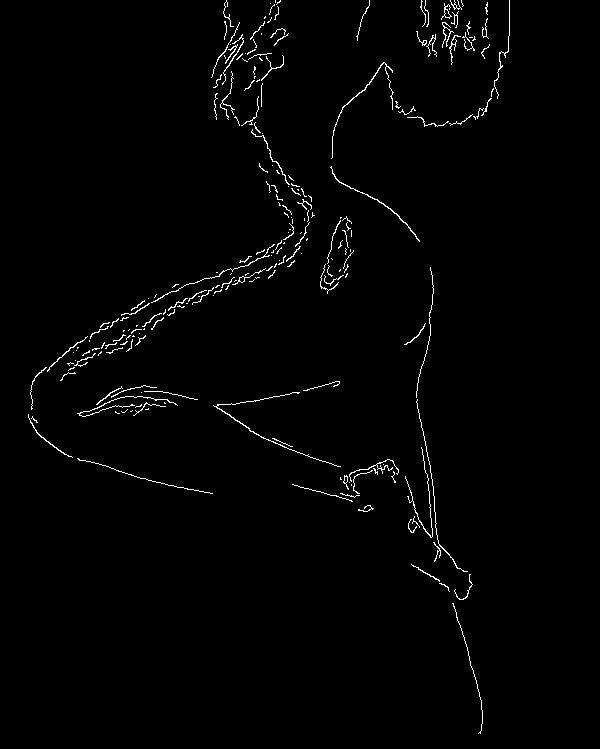
#> input picture examples/scince/autoCany/orig_auto.jpg, 600 x 749 px
$ python -i autoCany.py   (imports and definitions only)
#> lines starting #> are read from the running program, lines starting #| are printed output that depends on the picture; after the words box and inside, x2 and y2 are one past the last pixel; in counts of white or black regions, pixels touching at a corner belong together
#!/usr/bin/python3
## автоматически получить контур изображения

# https://hub.docker.com/r/elenaalexandrovna/opencv-python3/~/dockerfile/
#sudo pip3.4 install matplotlib
#sudo apt-get install python3.4-tk

def internalWork(imagePath):
#> called with imagePath = 'orig_auto.jpg'
	import numpy as np
	import cv2

	def auto_canny(image, sigma=0.33):
		# compute the median of the single channel pixel intensities
		v = np.median(image)

		# apply automatic Canny edge detection using the computed median
		lower = int(max(0, (1.0 - sigma) * v))
		upper = int(min(255, (1.0 + sigma) * v))
		edged = cv2.Canny(image, lower, upper)

		# return the edged image
		return edged

	image = cv2.imread(imagePath)
#> image is the input picture: shape (749, 600, 3); min 0, max 255, mean 3.6
	gray = cv2.cvtColor(image, cv2.COLOR_BGR2GRAY)
	blurred = cv2.GaussianBlur(gray, (3, 3), 0)

	# apply Canny edge detection using a wide threshold, tight
	# threshold, and automatically determined threshold
	wide = cv2.Canny(blurred, 10, 200)
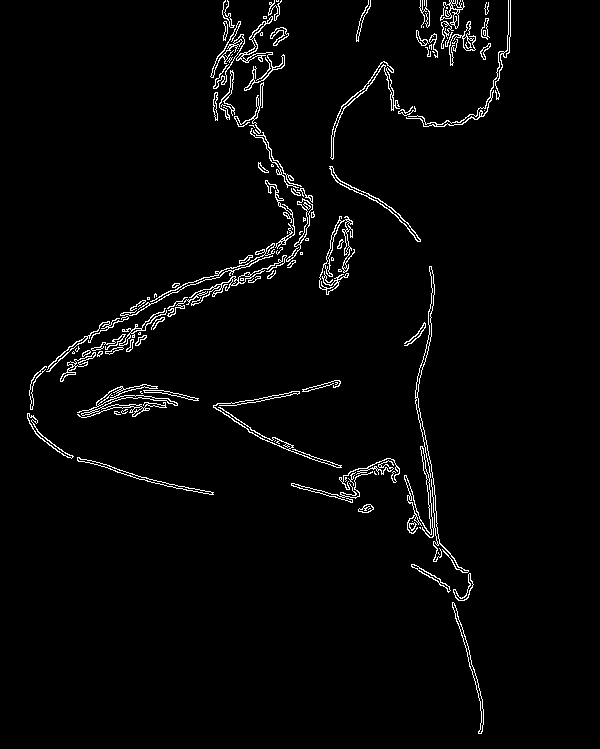
#> wide: shape (749, 600); 2.7% white in thin lines or dots, all inside (x1, y1, x2, y2) = (27, 0, 511, 734)
	tight = cv2.Canny(blurred, 225, 250)
	auto = auto_canny(blurred)
#> in auto_canny, `v = np.median(image)`: v = 0
#> in auto_canny, `edged = cv2.Canny(image, lower, upper)`:
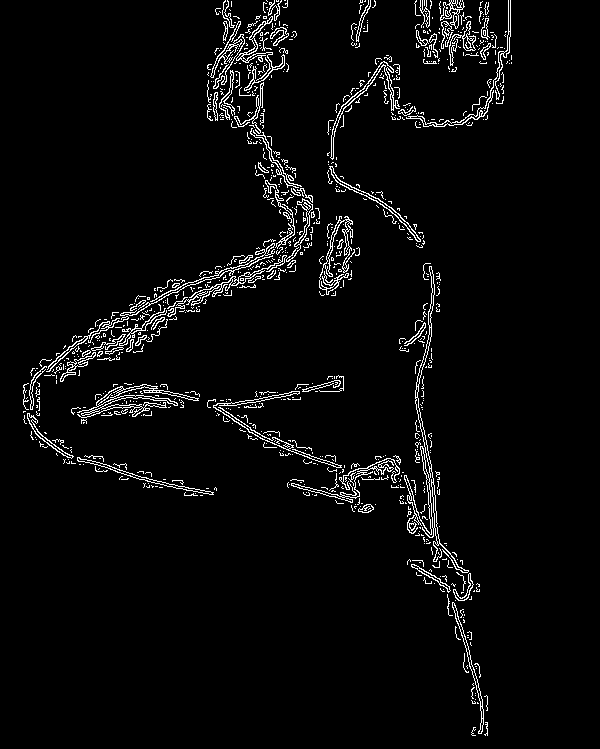
#> edged: shape (749, 600); 3.8% white in thin lines or dots, all inside (x1, y1, x2, y2) = (23, 0, 512, 736)

	# [15 lines of commented-out code are left out]

	return auto, wide, tight

def acapella():
	import ap
	import cv2

	#privaryKey = ap.args['imgKV']
	kvUrl='http://api.acapella.ru:5678/acapelladb/v2/kv/keys/pavlovma007:temp:image?&n=3&r=2&w=2'

	imagedataCell=ap.new_io('{"command":"kv"}' , kvUrl)
	print('imagedataCell', imagedataCell)
	print('imagedataCell value=',ap.tvm_get(imagedataCell))

	# [16 lines of commented-out code are left out]

	ap.io_commit()

# [1 line not run here, left out]

>>> result = internalWork('orig_auto.jpg')

$ run again, on examples/scince/autoCany/orig_tight.jpg
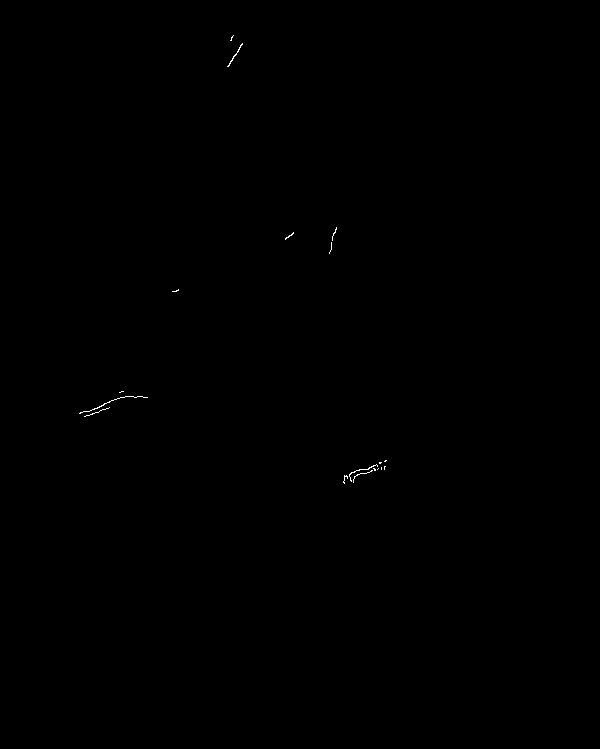
#> input picture examples/scince/autoCany/orig_tight.jpg, 600 x 749 px
#> in internalWork, image is the input picture: shape (749, 600, 3); min 0, max 255, mean 0.2
#> in internalWork, `wide = cv2.Canny(blurred, 10, 200)`:
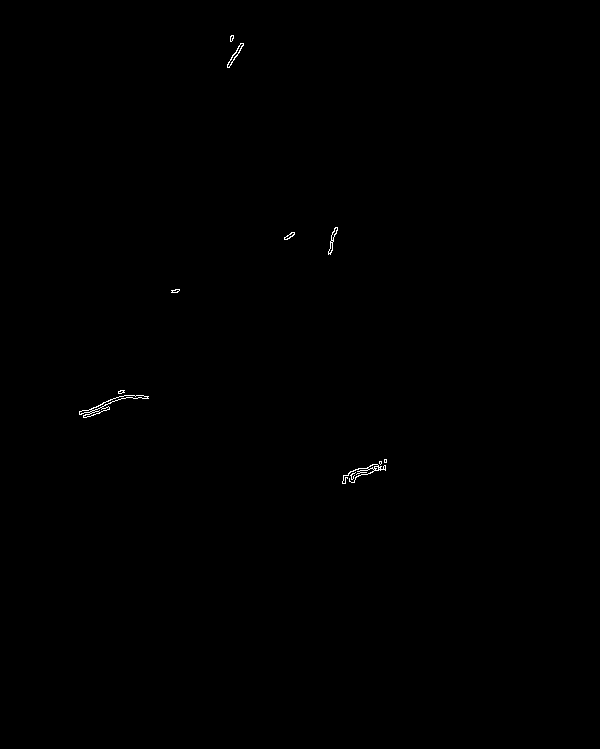
#> wide: shape (749, 600); 0.14% white in thin lines or dots, all inside (x1, y1, x2, y2) = (79, 35, 387, 484)
#> v = 0
#> in auto_canny, `edged = cv2.Canny(image, lower, upper)`:
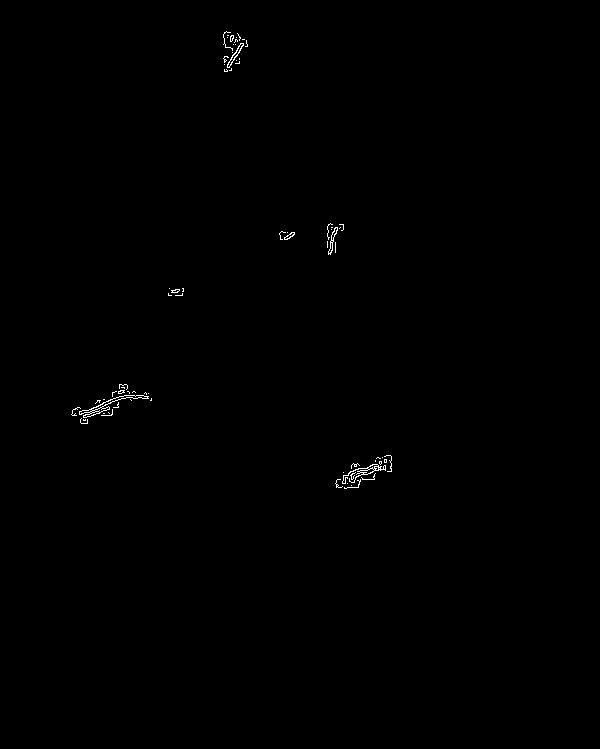
#> edged: shape (749, 600); 0.25% white in thin lines or dots, all inside (x1, y1, x2, y2) = (71, 31, 392, 489)
